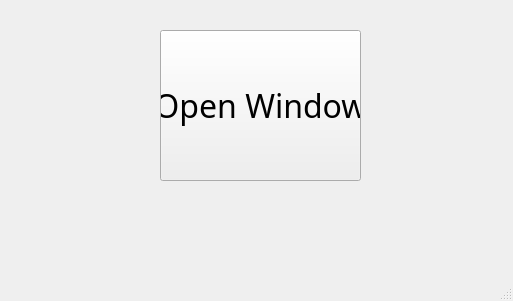
<?xml version="1.0" encoding="UTF-8"?>
<ui version="4.0">
 <class>MainWindow</class>
 <widget class="QMainWindow" name="MainWindow">
  <property name="geometry">
   <rect>
    <x>0</x>
    <y>0</y>
    <width>513</width>
    <height>301</height>
   </rect>
  </property>
  <property name="windowTitle">
   <string>MainWindow</string>
  </property>
  <widget class="QWidget" name="centralwidget">
   <widget class="QPushButton" name="pushButton">
    <property name="geometry">
     <rect>
      <x>160</x>
      <y>30</y>
      <width>201</width>
      <height>151</height>
     </rect>
    </property>
    <property name="font">
     <font>
      <family>Papyrus</family>
      <pointsize>24</pointsize>
     </font>
    </property>
    <property name="text">
     <string>Open Window</string>
    </property>
   </widget>
  </widget>
  <widget class="QMenuBar" name="menubar">
   <property name="geometry">
    <rect>
     <x>0</x>
     <y>0</y>
     <width>513</width>
     <height>37</height>
    </rect>
   </property>
  </widget>
  <widget class="QStatusBar" name="statusbar"/>
 </widget>
 <resources/>
 <connections/>
</ui>
